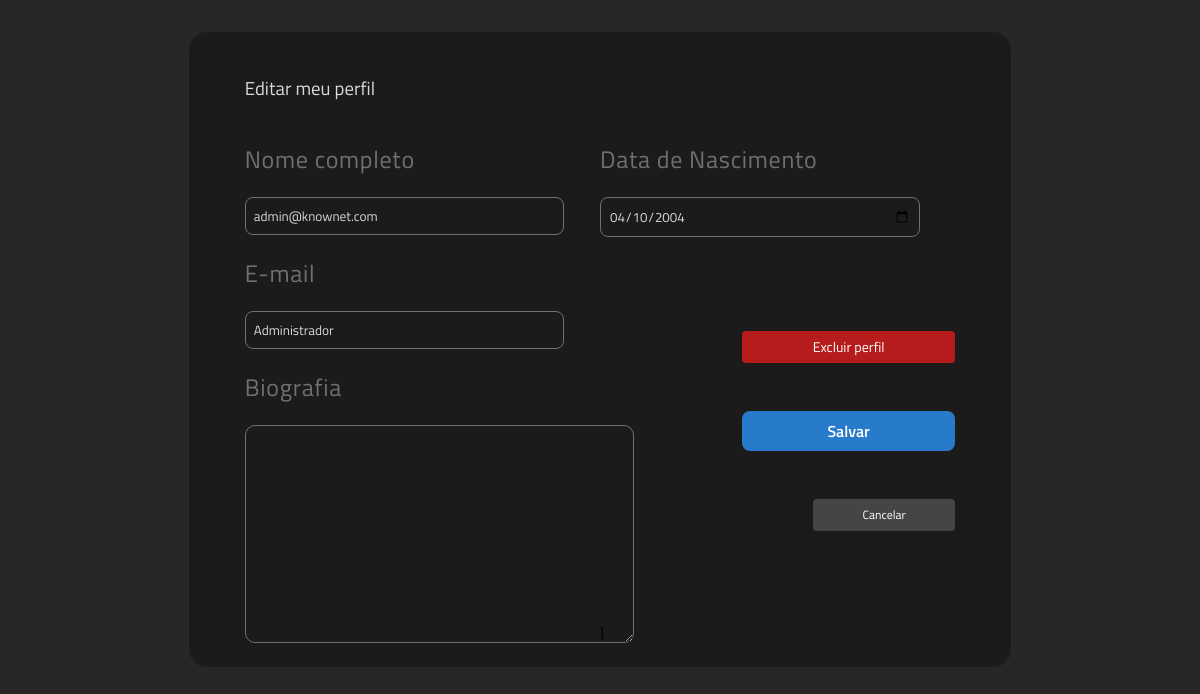
The page /pages/perfil/perfil_upd_scr.php (signed in) on the database its author committed.
### tables this page shows
CREATE TABLE `users` (
  `id` int(11) NOT NULL,
  `nome` varchar(50) NOT NULL,
  `email` varchar(100) NOT NULL,
  `senha` varchar(20) NOT NULL,
  `data_nascimento` date NOT NULL,
  `tipo_user` int(1) NOT NULL,
  `biografia` varchar(255) DEFAULT NULL
);

### pages/perfil/perfil_upd_scr.php (the view, shortened to what this page needs)
<?php
    include('../../database/conexao.php');
    $id_perfil = $_SESSION['id'];
    $sql = "SELECT * FROM users WHERE id =  $id_perfil";
    $result = $mysqli->query($sql);
    if($result->num_rows == 1){
        $perfil_data = mysqli_fetch_assoc($result);
        $nomePerfil  = $perfil_data['nome'];
        $emailPerfil = $perfil_data['email'];
        $dataNascPerfil = $perfil_data['data_nascimento'];
        $biografiaPerfil = $perfil_data['biografia'];
    }
?>
<!DOCTYPE html>
<html>
    <head>
        <link rel="stylesheet" href="../../styles/editarPerfil.css">
    </head>
    <body onload="formPerfil.txtNome.focus();">
        <div class = "editarPerfil-box">
            <h3>Editar meu perfil</h3>
            <form id='formPerfil' name='formPerfil' action='perfil_upd_prc.php' method='POST' onsubmit='return formPerfilOnSubmit();'>
                <section class = "section-left">
                    <h2>Nome completo</h2>
                    <input type="text" name="txtNome" id="txtNome" value="<?php echo $nomePerfil; ?>">
                    <h2>E-mail</h2>
                    <input type="text" name="txtEmail" id="txtEmail" value="<?php echo $emailPerfil; ?>">
                    <h2>Biografia</h2>
                    <textarea type="text" name="txtBiografia" id="txtBiografia" ><?php echo $biografiaPerfil; ?></textarea>
                </section>
                <section class = "section-right">
                    <div>
                        <h2>Data de Nascimento</h2>
                        <input type="date" name="inpDataNasc" id="inpDataNasc" value="<?php echo $dataNascPerfil;?>">
                    </div>
                    <div class = "buttons">
                        <button type="button" id = "delete" onClick = "location.href= 'perfil_del_scr.php' ">Excluir perfil</button>
                        <button type="submit" name="updatePerfil" id="updatePerfil">Salvar</button>
                        <button type="button" id = "cancel" onClick = "location.href='perfil.php'" >Cancelar</button>
                    </div>l
                </section>
            </form>
    </body>
</html>

### styles/editarPerfil.css (style rules this page uses)
:root { --body-background: #272727; --background-color: #1B1B1B; --gray: #707070; --light-gray: #D9D9D9; --strong-gray: #454545; --red: #B71C1C; --blue: #287BCA; }
body { display: flex; justify-content: center; background-color: var(--body-background); }
h2 { font-family: 'Titillium Web', sans-serif; font-weight: 400; color: var(--gray); letter-spacing: 0.03em; }
h3 { font-family: 'Titillium Web', sans-serif; font-weight: 400; color: var(--light-gray); }
form input { box-sizing: border-box; font-family: 'Titillium Web', sans-serif; font-weight: 400; color: var(--light-gray); background-color: transparent; border: 1px solid var(--gray); padding: 8px 8px; border-radius: 8px; width: 90%; }
textarea { font-family: 'Titillium Web', sans-serif; font-size: 16px; width: 100%; height: 200px; background-color: transparent; border-radius: 10px; color: var(--light-gray); border: 1px solid var(--gray); padding: 8px 16px; }
.editarPerfil-box { display: flex; flex-direction: column; width: 60%; height: 100%; margin-top: 2%; border-radius: 18px; background-color: var(--background-color); padding: 24px 56px; }
form { display: flex; justify-content: space-between; }
.section-left, .section-right { display: flex; flex-direction: column; width: 100%; justify-content: space-between; }
.section-right > .buttons { display: flex; flex-direction: column; align-items: flex-end; justify-content: space-between; width: 100%; height: 200px; }
#delete { font-family: 'Titillium Web', sans-serif; font-weight: 400; background-color: var(--red); color: white; height: 32px; font-size: 14px; width: 60%; border: none; border-radius: 4px; }
#updatePerfil { font-family: 'Titillium Web', sans-serif; font-weight: 600; background-color: var(--blue); color: white; height: 40px; font-size: 16px; width: 60%; border: none; border-radius: 8px; }
#cancel { font-family: 'Titillium Web', sans-serif; font-weight: 400; background-color: var(--strong-gray); color: white; height: 32px; font-size: 12px; width: 40%; border: none; border-radius: 4px; }

### rows shown on the page
users: txtNome "admin@knownet.com", txtEmail "Administrador", inpDataNasc "04/10/2004"
